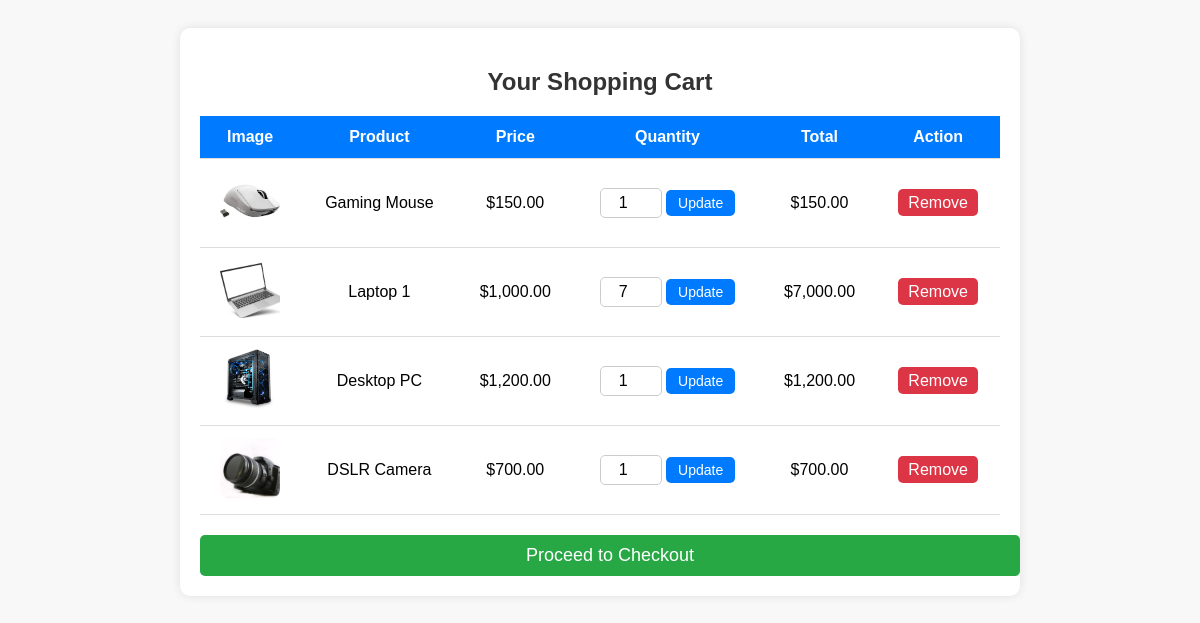
/cart.php (signed in), run on the app's committed database.
### tables this page shows
CREATE TABLE `cart` (
  `id` int(11) NOT NULL,
  `user_id` int(11) NOT NULL,
  `product_id` int(11) NOT NULL,
  `quantity` int(11) DEFAULT 1,
  `created_at` timestamp NOT NULL DEFAULT current_timestamp()
);

CREATE TABLE `products` (
  `id` int(11) NOT NULL,
  `name` varchar(255) NOT NULL,
  `category` varchar(100) NOT NULL,
  `price` decimal(10,2) NOT NULL,
  `discount` decimal(5,2) DEFAULT 0.00,
  `image` varchar(255) NOT NULL,
  `quantity` int(11) NOT NULL
);

### cart.php (the view, shortened to what this page needs)
<?php
include 'config.php';
$user_id = $_SESSION['user_id'];
$query = "SELECT cart.id, products.name, products.price, products.image, cart.quantity
          FROM cart
          JOIN products ON cart.product_id = products.id
          WHERE cart.user_id = $user_id";
$result = mysqli_query($con, $query);
?>
<!DOCTYPE html>
<html lang="en">
<head>
</head>
<body>
<div class="container">
    <h2>Your Shopping Cart</h2>
    <?php if (mysqli_num_rows($result) > 0) { ?>
        <table>
            <tr>
                <th>Image</th>
                <th>Product</th>
                <th>Price</th>
                <th>Quantity</th>
                <th>Total</th>
                <th>Action</th>
            </tr>
            <?php while ($row = mysqli_fetch_assoc($result)) { ?>
            <tr>
                <td><img src="<?= htmlspecialchars($row['image']); ?>" alt="<?= htmlspecialchars($row['name']); ?>" class="product-img"></td>
                <td><?= htmlspecialchars($row['name']); ?></td>
                <td>$<?= number_format($row['price'], 2); ?></td>
                <td>
                    <form method="post" action="update_cart.php">
                        <input type="number" name="quantity" value="<?= $row['quantity']; ?>" min="1" class="quantity-input">
                        <button type="submit" class="btn-update">Update</button>
                    </form>
                </td>
                <td>$<?= number_format($row['price'] * $row['quantity'], 2); ?></td>
                <td>
                    <a href="remove_from_cart.php?id=<?= $row['id']; ?>" class="btn-remove">Remove</a>
                </td>
            </tr>
            <?php } ?>
        </table>
        <a href="checkout.php" class="btn-checkout">Proceed to Checkout</a>
    <?php } else { ?>
        <p style="text-align: center;">Your cart is empty.</p>
    <?php } ?>
</div>
</body>
</html>

### cart.php (style rules this page uses)
body { font-family: Arial, sans-serif; background-color: #f8f8f8; padding: 20px; }
.container { max-width: 800px; margin: auto; background: white; padding: 20px; border-radius: 10px; box-shadow: 0px 0px 10px rgba(0, 0, 0, 0.1); }
h2 { text-align: center; color: #333; }
table { width: 100%; border-collapse: collapse; margin-top: 20px; }
th, td { padding: 12px; border-bottom: 1px solid #ddd; text-align: center; }
th { background-color: #007bff; color: white; }
.product-img { width: 60px; height: 60px; object-fit: cover; border-radius: 8px; }
.quantity-input { width: 50px; padding: 5px; text-align: center; border: 1px solid #ccc; border-radius: 5px; font-size: 16px; }
.btn-update { background-color: #007bff; color: white; padding: 5px 12px; border: none; border-radius: 5px; cursor: pointer; font-size: 14px; transition: 0.3s; }
.btn-remove { background-color: #dc3545; color: white; padding: 5px 10px; border: none; border-radius: 5px; text-decoration: none; cursor: pointer; }
.btn-checkout { display: block; width: 100%; padding: 10px; margin-top: 20px; background-color: #28a745; color: white; text-align: center; text-decoration: none; font-size: 18px; border-radius: 5px; }

### data on the page
cart: product.image (picture), product.name "Gaming Mouse", product.price "150.00", quantity "1", $row['price']*$row['quantity'] "150.00"
cart: product.image (picture), product.name "Laptop 1", product.price "1,000.00", quantity "7", $row['price'] * $row['quantity'] "7,000.00"
cart: product.image (picture), product.name "Desktop PC", product.price "1,200.00", quantity "1", $row['price'] * $row['quantity'] "1,200.00"
cart: product.image (picture), product.name "DSLR Camera", product.price "700.00", quantity "1", $row['price']*$row['quantity'] "700.00"
